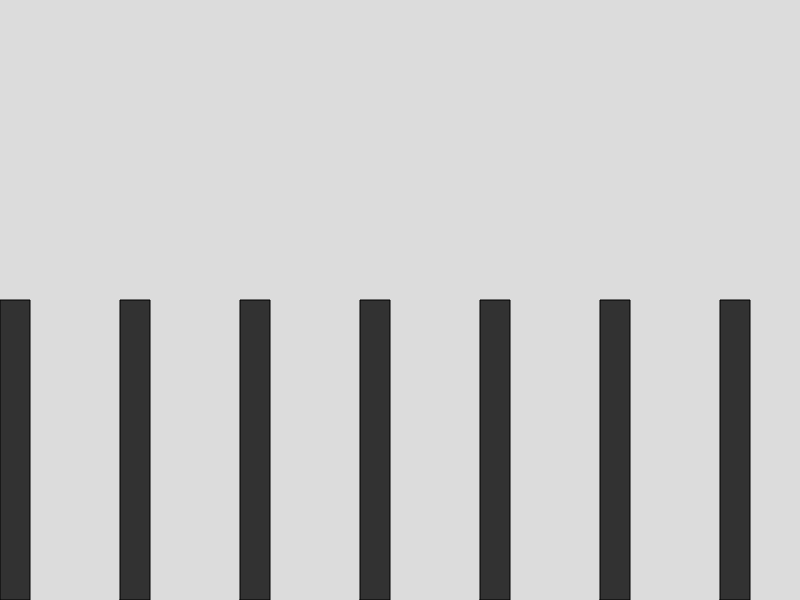
Frame 1 (no input)
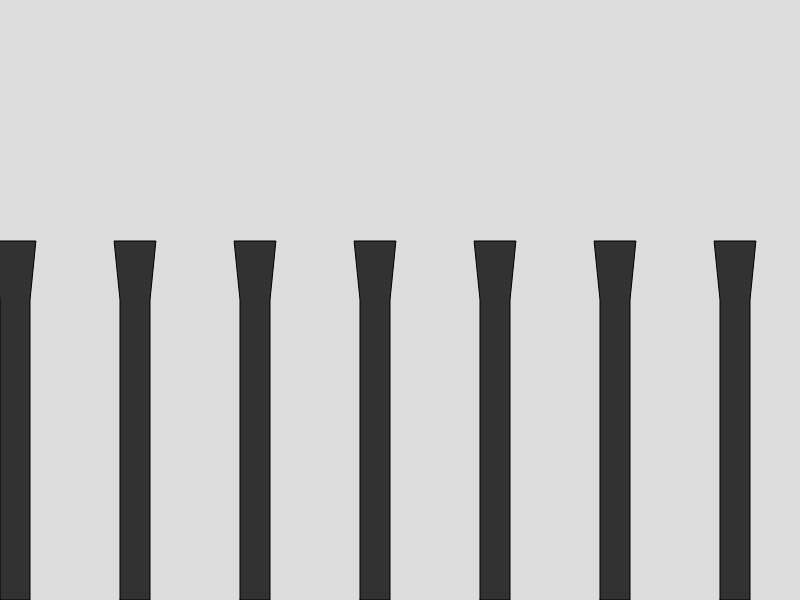
Frame 60 (no input)
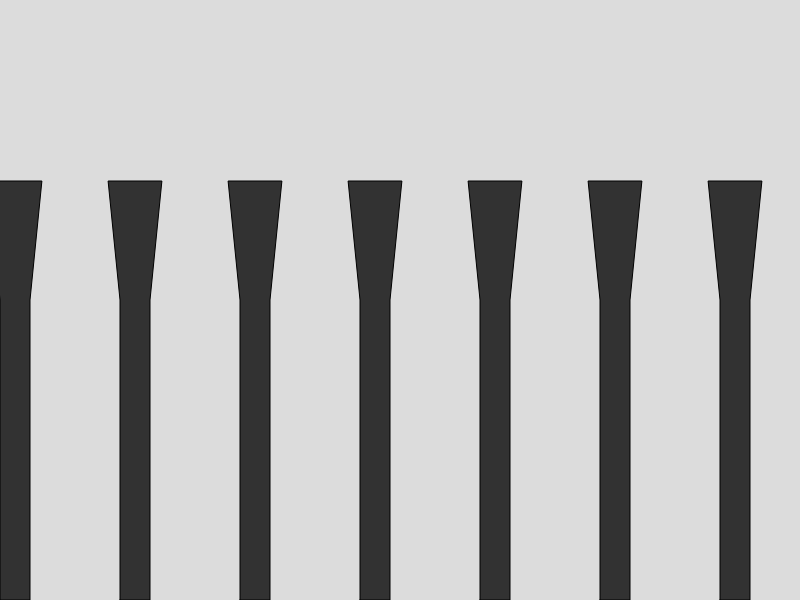
Frame 120 (the mouse pressed at the canvas centre since frame 60)

The p5.js sketch that drew these frames (run headless with seeded random() and noise() and a simulated clock; from frame 60 on, the mouse is pressed at the canvas centre):

// p5.js sketch
// ── sketch.js
let y = 0;
let x = 0;
let pg;
function setup() {
  createCanvas(800, 600);
}
function draw() {
  background(220);
  fill(50);

  push()
  for (i = 0; i < 9; i++) {
    tank(0, 30, 30, 30, 00, 00);
    translate(120, 0);
  }
  pop()
  if (y < 270) {
    y += 1;
    x += 0.1;
  }
  

}

function tank(a, b, c, d, e, f) {
  beginShape();
  vertex(a, height);
  vertex(b, height);
  vertex(c, height / 2);
  vertex(d + x, height / 2 - y);
  vertex(e - x, height / 2 - y);
  vertex(f, height / 2);
  endShape(CLOSE);
}
